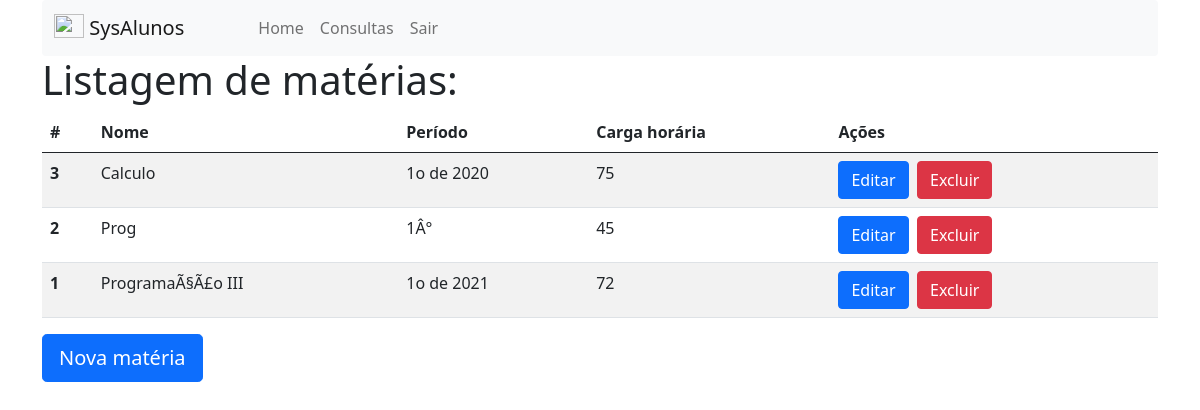
Page /materias_list.php (signed in) on the committed database.
### tables this page shows
CREATE TABLE `materias` (
  `idmaterias` int(10) unsigned NOT NULL AUTO_INCREMENT,
  `nome` varchar(45) NOT NULL,
  `periodo` varchar(10) NOT NULL,
  `carga_horaria` int(10) unsigned NOT NULL,
  PRIMARY KEY (`idmaterias`)
);

### materias_list.php (the view, shortened to what this page needs)
<?php
    require_once("conexao.php");
    $tipoAcesso = $_SESSION["tipo_acesso"];
?>
<!DOCTYPE html>
<html lang="pt-br">
<head>
    <link href="css/bootstrap.min.css" rel="stylesheet">
    <link href="css/sweetalert2.css" rel="stylesheet">
</head>
<body>
<div class="container">
    <nav class="navbar navbar-expand-lg navbar-light bg-light rounded">
            <div class="container-fluid">
                <a class="navbar-brand" href="#">
                    <img src="img/studentmeets_4873.png" alt="" width="30" height="24" class="d-inline-block align-text-top">
                    SysAlunos
                </a>
            <div class="collapse navbar-collapse" id="navbarSupportedContent">
                    <ul class="navbar-nav me-auto mb-2 mb-lg-0" style="margin-left: 50px;">
                        <li class="nav-item">
                            <a class="nav-link" aria-current="page" href="admin.php">Home</a>
                        </li>
                        <?php
                            $mnuConsultas  = "<li class='nav-item'><a class='nav-link' href='#'>Consultas</a></li>";
                            if($tipoAcesso == 0 || $tipoAcesso == 1){
                                echo $mnuConsultas;
                            }
                        ?>
                        <li class="nav-item">
                            <a class="nav-link" href="logout.php">Sair</a>
                        </li>
                    </ul>
                </div>
            </div>
        </nav>
        <h1>Listagem de matérias:</h1>
        <table class="table table-striped">
            <thead>
                <tr>
                    <th scope="col">#</th>
                    <th scope="col">Nome</th>
                    <th scope="col">Período</th>
                    <th scope="col">Carga horária</th>
                    <th scope="col">Ações</th>
                </tr>
            </thead>
            <tbody>
                <?php
                $sql = "SELECT idmaterias, nome, periodo, carga_horaria FROM materias ORDER BY nome";
                $resp = mysqli_query($conexao_bd, $sql);
                while($rows=mysqli_fetch_row($resp)){
                    echo "<tr>";
                    echo "<th scope='row'>$rows[0]</th>";
                    echo "<td>$rows[1]</td>";
                    echo "<td>$rows[2]</td>";
                    echo "<td>$rows[3]</td>";
                    echo "<td>
                            <a class='btn btn-primary' href='materias_edit.php?idMateria=$rows[0]'
                            role='button'>Editar</a>&nbsp;
                            <a class='btn btn-danger'  href='javascript:excluirMateria($rows[0])'
                            role='button'>Excluir</a>
                        </td>";
                    echo "</tr>";
                }
                ?>
            </tbody>
        </table>
        <a class="btn btn-lg btn-primary" href="materias_edit.php?idMateria=0"
        role="button">Nova matéria</a>
</div>
</body>
</html>

### rows in the picture
materias: idmaterias "3", nome "Calculo", periodo "1o de 2020", carga_horaria "75"
materias: idmaterias "2", nome "Prog", periodo "1Â°", carga_horaria "45"
materias: idmaterias "1", nome "ProgramaÃ§Ã£o III", periodo "1o de 2021", carga_horaria "72"
